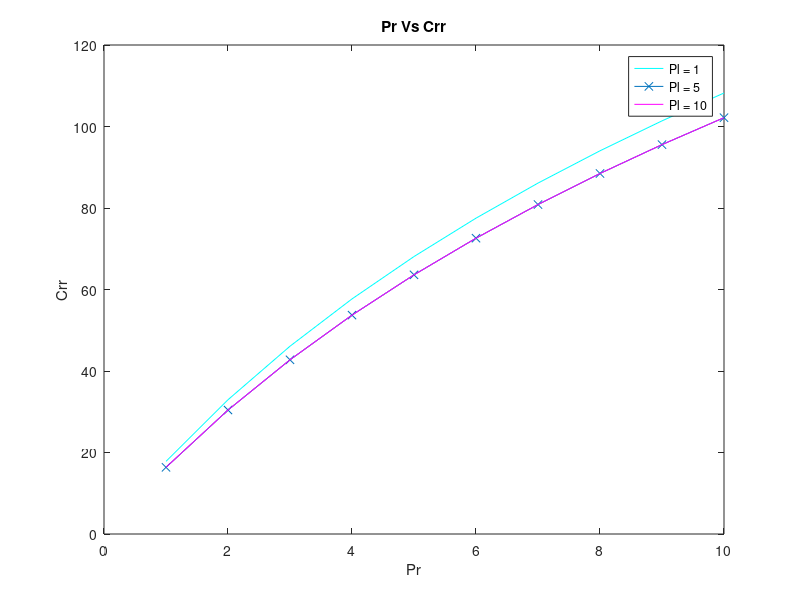

Write MATLAB code to recreate this figure.
clc
clear all
close all
%% Calculation Power of Nodes %%
ALPHA = 2;
W = 100;
No = 1;
Pl1 = 1;
Pl5 = 5;
Pl10 = 10;

% rondom (Xl, Yl)
Xl = randi([-10 10],1,1);
Yl = randi([-10 10],1,1);

% rondom (XdL, YdL)
Xdl = randi([-10 10],1,1);
Ydl = randi([-10 10],1,1);

% rondom (Xr, Yr)
Xr = randi([-10 10],1,1);
Yr = randi([-10 10],1,1);

% rondom (Xdr, Ydr)
Xdr = randi([-10 10],1,1);
Ydr = randi([-10 10],1,1);

% calculate dll, drr, dlr, drl
dll = sqrt((Xl-Xdl).^2 + (Yl-Ydl).^2);
drr = sqrt((Xr-Xdr).^2 + (Yr-Ydr).^2);
dlr = sqrt((Xl-Xr).^2 + (Yl-Yr).^2);
drl = sqrt((Xr-Xl).^2 + (Yr-Yl).^2);

% increase power from 1 to lr
Pr = 1:10;

% initialize Crr & Cll
Pr_length = length(Pr);
Crr1 = zeros(1, Pr_length); % for Pl1 [Pl1 = 1]
Cll1 = zeros(1, Pr_length); % for Pl1 [Pl1 = 1]
Crr2 = zeros(1, Pr_length); % for Pl5 [Pl5 = 5]
Cll2 = zeros(1, Pr_length); % for Pl5 [Pl5 = 5]
Crr3 = zeros(1, Pr_length); % for Pl10 [Pl10 = 10]
Cll3 = zeros(1, Pr_length); % for Pl10 [Pl10 = 10]

% calculate capacity
for p = Pr
    % for Pl1 [Pl1 = 1]
    Cll1(p) = W*log(1+(Pl1*dll.^-ALPHA)/(No+p*drl.^-ALPHA));
    Crr1(p) = W*log(1+(p*drr.^-ALPHA)/(No+Pl1*dlr.^-ALPHA));
    % for Pl5 [Pl5 = 5]
    Cll2(p) = W*log(1+(Pl5*dll.^-ALPHA)/(No+p*drl.^-ALPHA));
    Crr2(p) = W*log(1+(p*drr.^-ALPHA)/(No+Pl5*dlr.^-ALPHA));
    % for Pl10 [Pl10 = 10]
    Cll3(p) = W*log(1+(Pl10*dll.^-ALPHA)/(No+p*drl.^-ALPHA));
    Crr3(p) = W*log(1+(p*drr.^-ALPHA)/(No+Pl10*dlr.^-ALPHA));    
end
%% Plotting Power (different value of power) Vs capacity curve %%
% for Pl = 1, 5, 10
figure('Name','Pr-Vs-Crr','NumberTitle','off');
plot(Pr, Crr1, '-c', Pr, Crr2, '-x', Pr, Crr2, '-m');
legend('Pl = 1','Pl = 5', 'Pl = 10');
title('Pr Vs Crr');
xlabel('Pr');
ylabel('Crr');
% xlim([0 Pr_length+1])
% ylim([0 max(Crr1)+1])